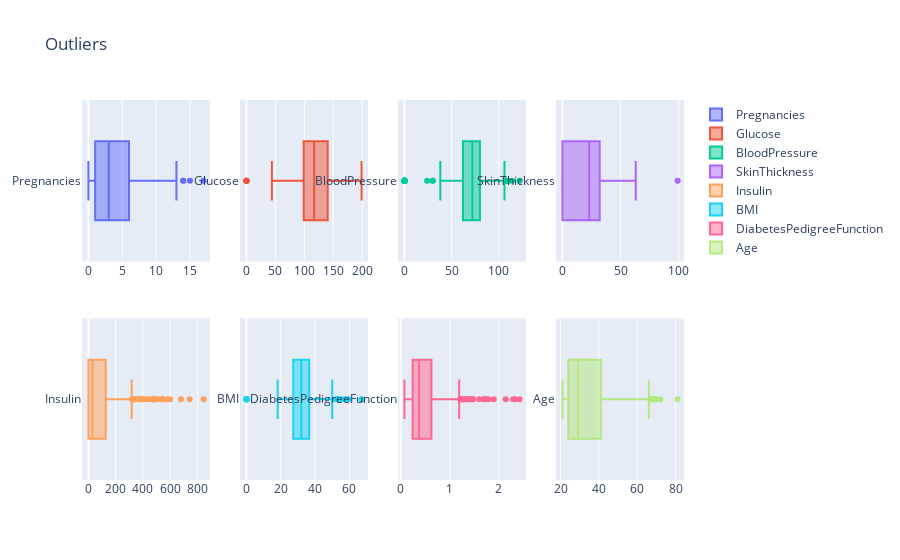

This figure's notebook cell:
### Code cell
import plotly.graph_objects as go
fig = make_subplots(rows=2, cols=4)
fig.add_trace(go.Box(name='Pregnancies',x=df['Pregnancies']), row=1, col=1)
fig.add_trace(go.Box(name='Glucose',x=df['Glucose']), row=1, col=2)
fig.add_trace(go.Box(name='BloodPressure',x=df['BloodPressure']), row=1, col=3)
fig.add_trace(go.Box(name='SkinThickness',x=df['SkinThickness']), row=1, col=4)
fig.add_trace(go.Box(name='Insulin',x=df['Insulin']), row=2, col=1)
fig.add_trace(go.Box(name='BMI',x=df['BMI']), row=2, col=2)
fig.add_trace(go.Box(name='DiabetesPedigreeFunction',x=df['DiabetesPedigreeFunction']), row=2, col=3)
fig.add_trace(go.Box(name='Age',x=df['Age']), row=2, col=4)
fig.update_layout(title_text="Outliers")
fig.show()

### Figure 1 — Plotly figure (JSON) as saved in the notebook; plotly's stock layout.template omitted (floating-point values rounded to 4 significant figures; data arrays with more than 128 entries replaced by an {"elided": "..."} marker saying what was removed)
{"data": [{"name": "Pregnancies", "type": "box", "x": {"elided": "768 int values"}, "xaxis": "x", "yaxis": "y"}, {"name": "Glucose", "type": "box", "x": {"elided": "768 int values"}, "xaxis": "x2", "yaxis": "y2"}, {"name": "BloodPressure", "type": "box", "x": {"elided": "768 int values"}, "xaxis": "x3", "yaxis": "y3"}, {"name": "SkinThickness", "type": "box", "x": {"elided": "768 int values"}, "xaxis": "x4", "yaxis": "y4"}, {"name": "Insulin", "type": "box", "x": {"elided": "768 int values"}, "xaxis": "x5", "yaxis": "y5"}, {"name": "BMI", "type": "box", "x": {"elided": "768 float values"}, "xaxis": "x6", "yaxis": "y6"}, {"name": "DiabetesPedigreeFunction", "type": "box", "x": {"elided": "768 float values"}, "xaxis": "x7", "yaxis": "y7"}, {"name": "Age", "type": "box", "x": {"elided": "768 int values"}, "xaxis": "x8", "yaxis": "y8"}], "layout": {"title": {"text": "Outliers"}, "xaxis": {"anchor": "y", "domain": [0, 0.2125]}, "xaxis2": {"anchor": "y2", "domain": [0.2625, 0.475]}, "xaxis3": {"anchor": "y3", "domain": [0.525, 0.7375]}, "xaxis4": {"anchor": "y4", "domain": [0.7875, 1]}, "xaxis5": {"anchor": "y5", "domain": [0, 0.2125]}, "xaxis6": {"anchor": "y6", "domain": [0.2625, 0.475]}, "xaxis7": {"anchor": "y7", "domain": [0.525, 0.7375]}, "xaxis8": {"anchor": "y8", "domain": [0.7875, 1]}, "yaxis": {"anchor": "x", "domain": [0.575, 1]}, "yaxis2": {"anchor": "x2", "domain": [0.575, 1]}, "yaxis3": {"anchor": "x3", "domain": [0.575, 1]}, "yaxis4": {"anchor": "x4", "domain": [0.575, 1]}, "yaxis5": {"anchor": "x5", "domain": [0, 0.425]}, "yaxis6": {"anchor": "x6", "domain": [0, 0.425]}, "yaxis7": {"anchor": "x7", "domain": [0, 0.425]}, "yaxis8": {"anchor": "x8", "domain": [0, 0.425]}}}
